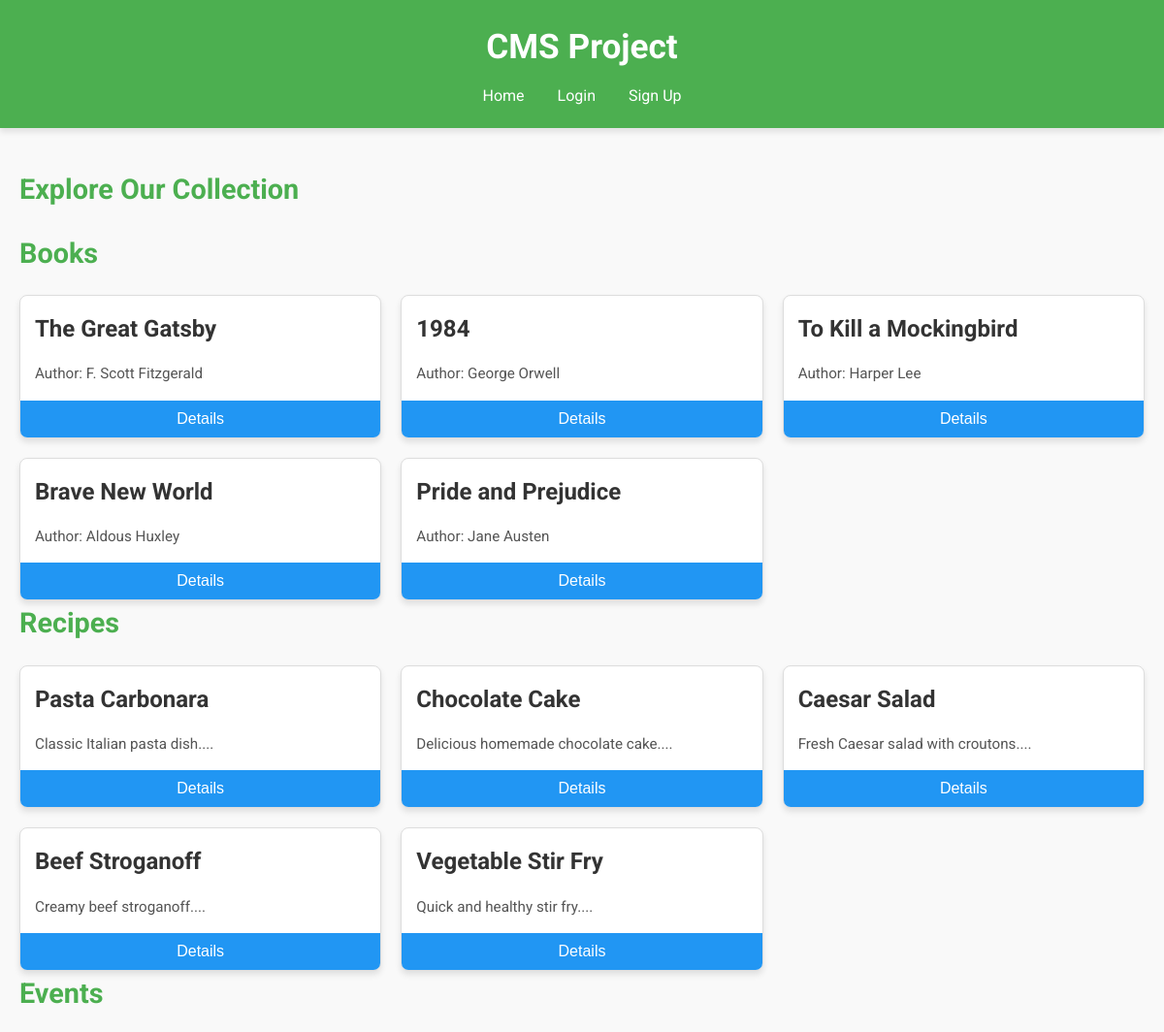
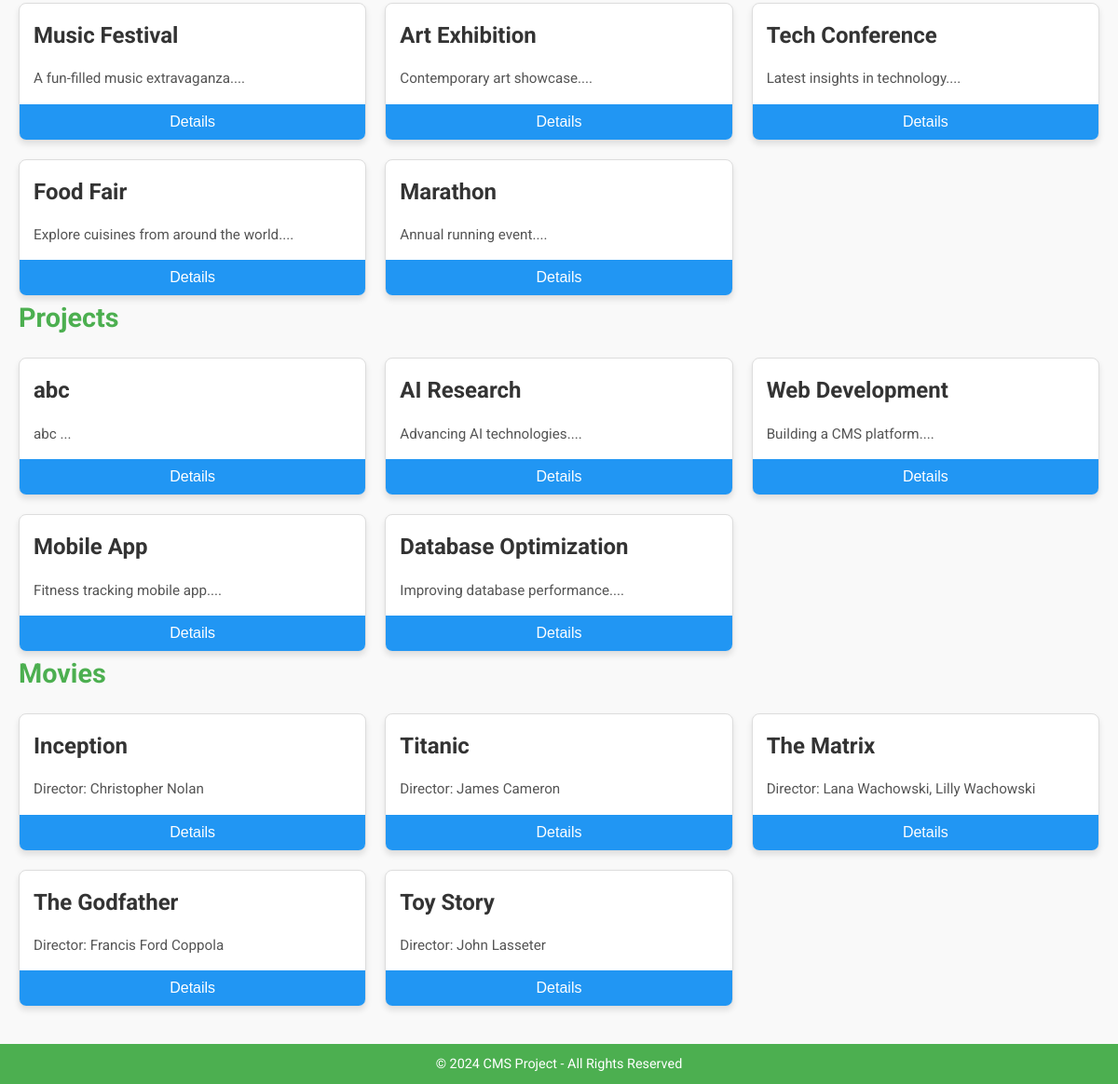
The page /CMS_Project/public/index.php on the database its author committed (2 pictures, top to bottom).
### tables this page shows
CREATE TABLE `books` (
  `id` int(11) NOT NULL,
  `title` varchar(255) NOT NULL,
  `author` varchar(150) NOT NULL,
  `genre_id` int(11) NOT NULL,
  `published_date` date DEFAULT NULL,
  `created_by` int(11) DEFAULT NULL,
  `created_at` timestamp NOT NULL DEFAULT current_timestamp()
);

CREATE TABLE `recipes` (
  `id` int(11) NOT NULL,
  `name` varchar(255) NOT NULL,
  `description` text DEFAULT NULL,
  `ingredients` text DEFAULT NULL,
  `instructions` text DEFAULT NULL,
  `created_by` int(11) DEFAULT NULL,
  `created_at` timestamp NOT NULL DEFAULT current_timestamp()
);

CREATE TABLE `events` (
  `id` int(11) NOT NULL,
  `name` varchar(255) NOT NULL,
  `description` text DEFAULT NULL,
  `event_date` date NOT NULL,
  `created_by` int(11) DEFAULT NULL,
  `created_at` timestamp NOT NULL DEFAULT current_timestamp()
);

CREATE TABLE `projects` (
  `id` int(11) NOT NULL,
  `name` varchar(255) NOT NULL,
  `description` text DEFAULT NULL,
  `status` enum('ongoing','completed') NOT NULL,
  `created_by` int(11) DEFAULT NULL,
  `created_at` timestamp NOT NULL DEFAULT current_timestamp()
);

CREATE TABLE `movies` (
  `id` int(11) NOT NULL,
  `title` varchar(255) NOT NULL,
  `director` varchar(150) NOT NULL,
  `genre_id` int(11) NOT NULL,
  `release_date` date DEFAULT NULL,
  `created_by` int(11) DEFAULT NULL,
  `created_at` timestamp NOT NULL DEFAULT current_timestamp()
);

### CMS_Project/public/index.php (the view, shortened to what this page needs)
<?php
require_once '../includes/database.php';
include '../theme/header.php';
$entities = [
    'books' => 'Books',
    'recipes' => 'Recipes',
    'events' => 'Events',
    'projects' => 'Projects',
    'movies' => 'Movies'
];
echo "<h2>Explore Our Collection</h2>";
foreach ($entities as $table => $label) {
    echo "<section>";
    echo "<h2>$label</h2>";
    echo "<div class='card-container'>";
    $stmt = $pdo->query("SELECT * FROM $table ORDER BY created_at DESC LIMIT 5");
    while ($row = $stmt->fetch()) {
        if ($table === 'books') {
            $title = htmlspecialchars($row['title']);
            $author = htmlspecialchars($row['author']);
            $description = "Author: $author";
        } elseif ($table === 'movies') {
            $title = htmlspecialchars($row['title']);
            $director = htmlspecialchars($row['director']);
            $description = "Director: $director";
        } else {
            $title = htmlspecialchars($row['name']);
            $description = htmlspecialchars(substr($row['description'], 0, 100)) . '...';
        }
        echo "<div class='card'>";
        echo "<h3>$title</h3>";
        echo "<p>$description</p>";
        echo "<form action='details.php' method='get'>";
        echo "<button type='submit'>Details</button>";
        echo "</form>";
        echo "</div>";
    }
    echo "</div>";
    echo "</section>";
}
include '../theme/footer.php';
?>

### CMS_Project/theme/header.php (shortened to what this page needs)
<!DOCTYPE html>
<html lang="en">
<head>
    <link rel="stylesheet" href="../theme/css/style.css">
</head>
<body>
    <header>
        <h1>CMS Project</h1>
        <nav>
            <a href="../public/index.php">Home</a>
            <?php if (isset($_SESSION['user_id'])): ?>
                <?php if ($_SESSION['role'] === 'admin'): ?>
                    <a href="../admin/index.php">Admin Dashboard</a>
                    <a href="../auth/logout.php">Log Out</a>
                <?php else: ?>
                    <a href="../auth/logout.php">Log Out</a>
                <?php endif; ?>
            <?php else: ?>
                <a href="../auth/login.php">Login</a>
                <a href="../auth/signup.php">Sign Up</a>
            <?php endif; ?>
        </nav>
    </header>
    <main>

### CMS_Project/theme/footer.php
</main>
<footer>
    <p>&copy; 2024 CMS Project - All Rights Reserved</p>
</footer>
</body>
</html>

### CMS_Project/theme/css/style.css (style rules this page uses)
:root { --primary-color: #4CAF50; --secondary-color: #ffffff; --accent-color: #2196F3; --text-color: #333333; --background-color: #f9f9f9; --card-background: #ffffff; --border-color: #ddd; --shadow: 0 4px 6px rgba(0, 0, 0, 0.1); }
* { margin: 0; padding: 0; box-sizing: border-box; }
body { font-family: 'Roboto', sans-serif; background-color: var(--background-color); color: var(--text-color); line-height: 1.6; }
header { background-color: var(--primary-color); color: var(--secondary-color); padding: 20px 10%; text-align: center; box-shadow: var(--shadow); }
header h1 { font-size: 2.2rem; }
header nav { margin-top: 10px; }
header nav a { color: var(--secondary-color); text-decoration: none; margin: 0 15px; font-size: 1rem; transition: color 0.3s ease; }
main { max-width: 1200px; margin: 20px auto; padding: 20px; }
h2 { margin-bottom: 20px; font-size: 1.8rem; color: var(--primary-color); }
.card-container { display: grid; grid-template-columns: repeat(auto-fit, minmax(300px, 1fr)); gap: 20px; }
.card { background-color: var(--card-background); border: 1px solid var(--border-color); border-radius: 8px; box-shadow: var(--shadow); overflow: hidden; transition: transform 0.3s ease, box-shadow 0.3s ease; }
.card h3 { font-size: 1.5rem; margin: 15px; color: var(--text-color); }
.card p { margin: 15px; font-size: 0.95rem; color: #555; }
.card button { display: block; width: 100%; padding: 10px; background-color: var(--accent-color); color: var(--secondary-color); border: none; font-size: 1rem; cursor: pointer; transition: background-color 0.3s ease; }
footer { background-color: var(--primary-color); color: var(--secondary-color); text-align: center; padding: 10px 0; margin-top: 20px; }
footer p { margin: 0; font-size: 0.9rem; }

### rows shown on the page
books: title "The Great Gatsby", author "Author: F. Scott Fitzgerald"
books: title "1984", author "Author: George Orwell"
books: title "To Kill a Mockingbird", author "Author: Harper Lee"
books: title "Brave New World", author "Author: Aldous Huxley"
books: title "Pride and Prejudice", author "Author: Jane Austen"
recipes: name "Pasta Carbonara", description "Classic Italian pasta dish...."
recipes: name "Chocolate Cake", description "Delicious homemade chocolate cake...."
recipes: name "Caesar Salad", description "Fresh Caesar salad with croutons...."
recipes: name "Beef Stroganoff", description "Creamy beef stroganoff...."
recipes: name "Vegetable Stir Fry", description "Quick and healthy stir fry...."
events: name "Music Festival", description "A fun-filled music extravaganza...."
events: name "Art Exhibition", description "Contemporary art showcase...."
events: name "Tech Conference", description "Latest insights in technology...."
events: name "Food Fair", description "Explore cuisines from around the world...."
events: name "Marathon", description "Annual running event...."
projects: name "abc", description "abc ..."
projects: name "AI Research", description "Advancing AI technologies...."
projects: name "Web Development", description "Building a CMS platform...."
projects: name "Mobile App", description "Fitness tracking mobile app...."
projects: name "Database Optimization", description "Improving database performance...."
movies: title "Inception", director "Director: Christopher Nolan"
movies: title "Titanic", director "Director: James Cameron"
movies: title "The Matrix", director "Director: Lana Wachowski, Lilly Wachowski"
movies: title "The Godfather", director "Director: Francis Ford Coppola"
movies: title "Toy Story", director "Director: John Lasseter"

### other values the page prints
$label "Books"
$label "Recipes"
$label "Events"
$label "Projects"
$label "Movies"
